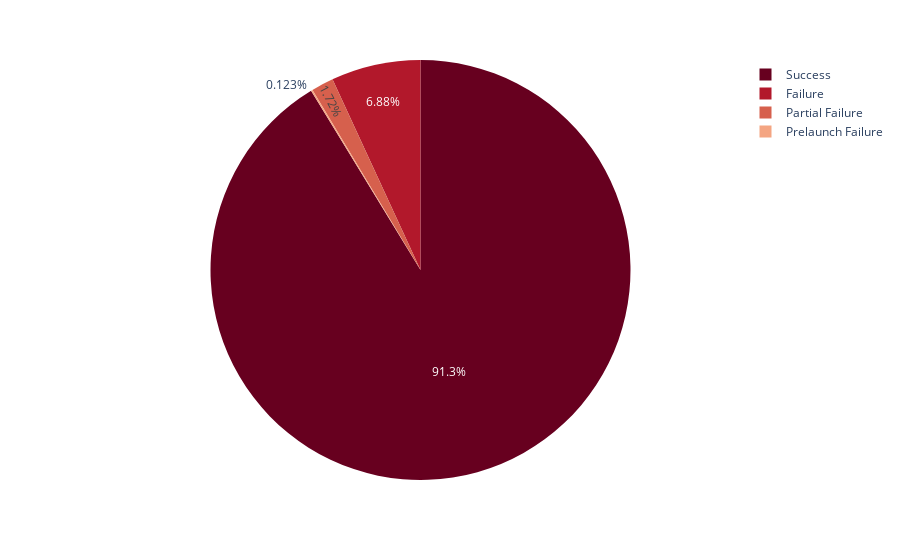

The notebook cell saved with this chart:
### Code cell
fig = px.pie(mission_status, values=mission_status.values, names=mission_status.index, color_discrete_sequence=px.colors.sequential.RdBu)
fig.show()

### Figure 1 — Plotly figure (JSON) as saved in the notebook; plotly's stock layout.template omitted (floating-point values rounded to 4 significant figures)
{"data": [{"domain": {"x": [0, 1], "y": [0, 1]}, "hovertemplate": "Mission_status=%{label}<br>value=%{value}<extra></extra>", "labels": ["Failure", "Partial Failure", "Prelaunch Failure", "Success"], "legendgroup": "", "name": "", "showlegend": true, "type": "pie", "values": [448, 112, 8, 5942]}], "layout": {"legend": {"tracegroupgap": 0}, "margin": {"t": 60}, "piecolorway": ["rgb(103,0,31)", "rgb(178,24,43)", "rgb(214,96,77)", "rgb(244,165,130)", "rgb(253,219,199)", "rgb(247,247,247)", "rgb(209,229,240)", "rgb(146,197,222)", "rgb(67,147,195)", "rgb(33,102,172)", "rgb(5,48,97)"]}}
